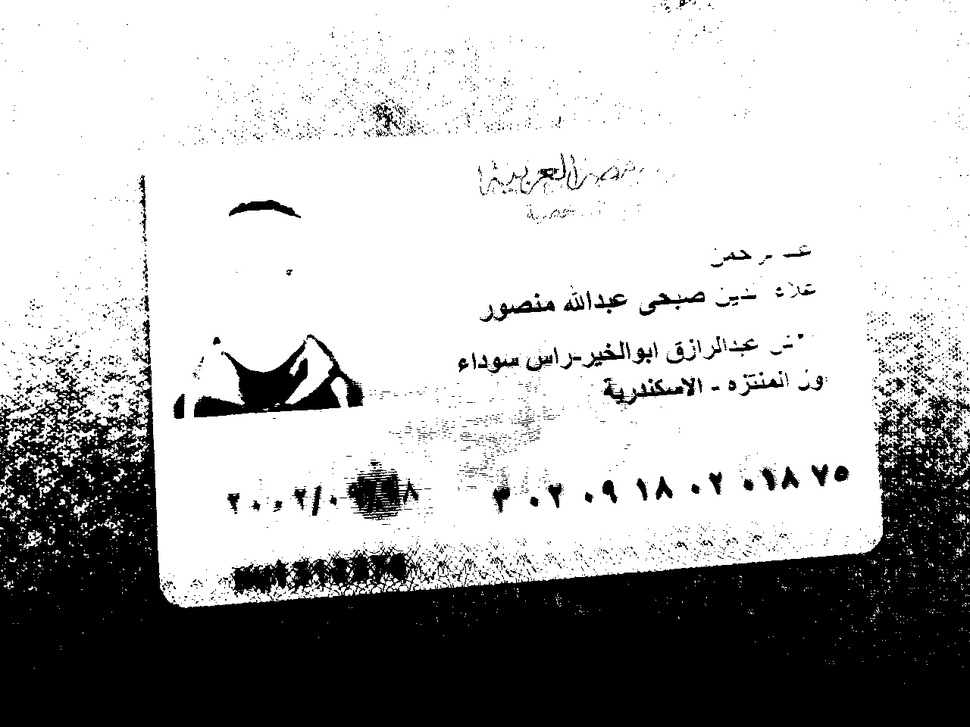
#> input picture ComputerVision/image_thres1.jpg, 970 x 727 px, shrunk from 1280 x 960 before the run
$ jupyter execute --allow-errors IDExpert.ipynb
#> lines starting #> are read from the running program, lines starting #| are printed output that depends on the picture; after the words box and inside, x2 and y2 are one past the last pixel; in counts of white or black regions, pixels touching at a corner belong together
[cell 1]
import pandas as pd
import cv2
import numpy as np
from os.path import exists
import matplotlib.pyplot as plt
import pytesseract

[cell 2]
pd.set_option('display.max_columns', None)
pd.set_option("colheader_justify", "right")

[cell 3]
def ReadingFile():
    read = False
    path = input(r"Please enter the path of the ID: ")
#> the answer given: image_thres1.jpg
    path = CheckExistence(path)
    while(not read):
        try:
            img = cv2.imread(path)
#> img is the input picture: shape (727, 970, 3); min 0, max 255, mean 180.6
            read = True
            return (img)
        except:
            path = input(r"Please enter a valid image file path: ")
            path = CheckExistence(path)
def CheckExistence(path):
    while(not exists(path)):
        path = input(r"Please enter a valid file path like 'Drive:\folder1\folder2\example.jpg': ")
    return path

[cell 4]
img = ReadingFile()

[cell 5]
plt.imshow(cv2.cvtColor(img,cv2.COLOR_BGR2RGB))

[cell 6]
gray = cv2.cvtColor(img, cv2.COLOR_BGR2GRAY)
kernel = np.ones((2,2))

ret, thresh = cv2.threshold(gray
                            , 127, 255
                            ,  cv2.THRESH_BINARY)
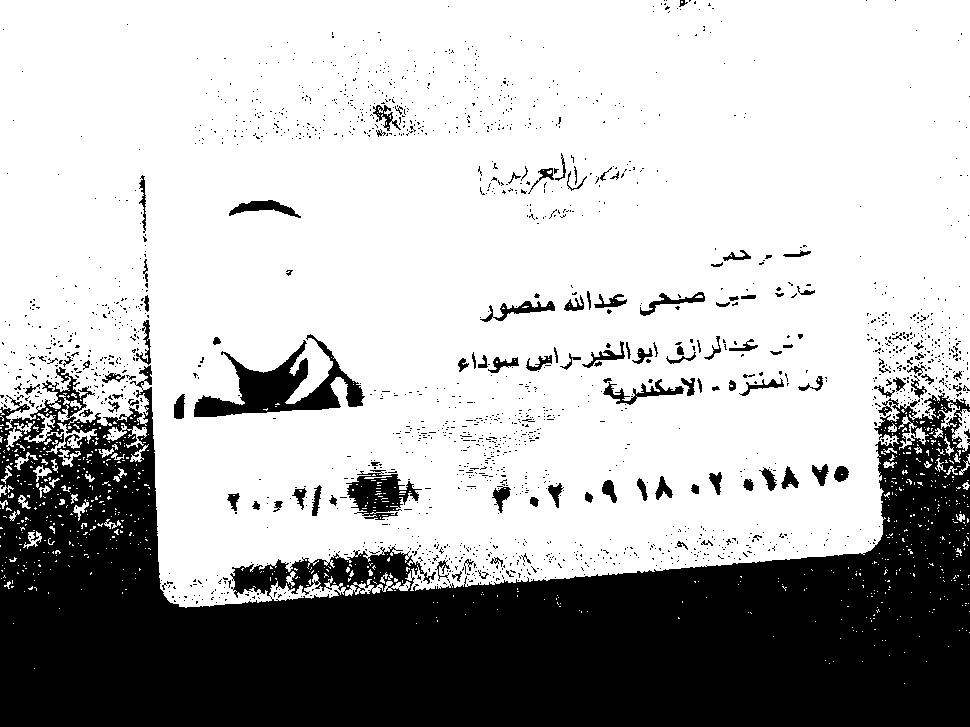
#> thresh: shape (727, 970); 71% white; 1832 black regions (1713 under 20 px), largest, box (x1, y1, x2, y2) and area: (0, 365, 970, 727) 182100, (194, 334, 365, 417) 5120, (346, 470, 422, 520) 1930

[cell 7]
laplacian = cv2.Laplacian(thresh, -1,ksize=7)
#> laplacian: shape (727, 970); 9.2% white; 1381 white regions (1015 under 20 px), largest, box (x1, y1, x2, y2) and area: (0, 365, 970, 611) 27777, (194, 334, 365, 417) 2733, (345, 470, 423, 521) 1427
OLaplacian =laplacian
laplacian = laplacian[int(laplacian.shape[0]/5):laplacian.shape[0]-int(laplacian.shape[1]/6), int(laplacian.shape[1]/3):laplacian.shape[1]]
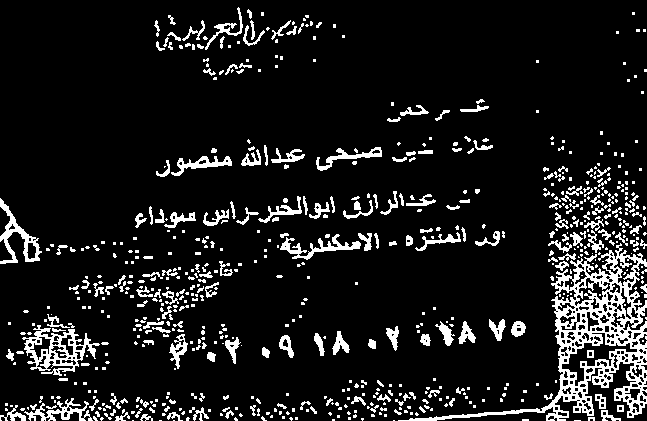
#> laplacian: shape (421, 647); 10.6% white; 699 white regions (488 under 20 px), largest, box (x1, y1, x2, y2) and area: (398, 243, 647, 421) 7850, (22, 325, 100, 376) 1427, (0, 198, 42, 264) 760

[cell 8]
rgb = cv2.cvtColor(laplacian, cv2.COLOR_BGR2RGB)
plt.imshow(rgb)
plt.show()

[cell 9]
pytesseract.pytesseract.tesseract_cmd = r"C:\Program Files\Tesseract-OCR\tesseract.exe"
#> (the rest of this cell did not finish here and is left out)

[cell 10]
laplacian = OLaplacian[OLaplacian.shape[0]-int(OLaplacian.shape[0]/3):OLaplacian.shape[0],int(OLaplacian.shape[1]/2):OLaplacian.shape[1]]
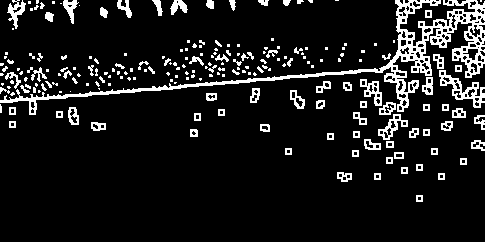
#> laplacian: shape (242, 485); 10.4% white in thin lines or dots, all inside (x1, y1, x2, y2) = (0, 0, 485, 202)
rgb = cv2.cvtColor(laplacian, cv2.COLOR_BGR2RGB)
plt.imshow(rgb)
plt.show()

#> (a cell that did not finish here is left out)

#> (a cell that did not finish here is left out)

#> (a cell that did not finish here is left out)

#> (a cell that did not finish here is left out)

[cell 15]
img = ReadingFile()
#> the answer given: 1.jpg
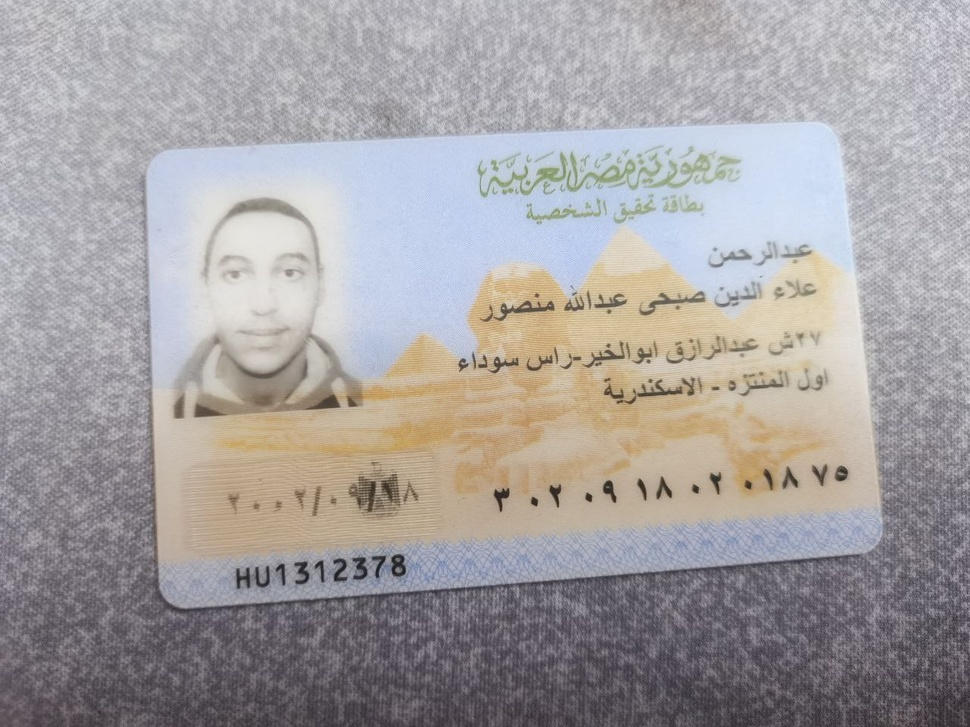
#> input picture ComputerVision/1.jpg, 970 x 727 px, shrunk from 1280 x 960 before the run
#> in ReadingFile, img is the input picture: shape (727, 970, 3); mean B, G, R 161.5, 160.8, 164.8

gray = cv2.cvtColor(img, cv2.COLOR_BGR2GRAY)
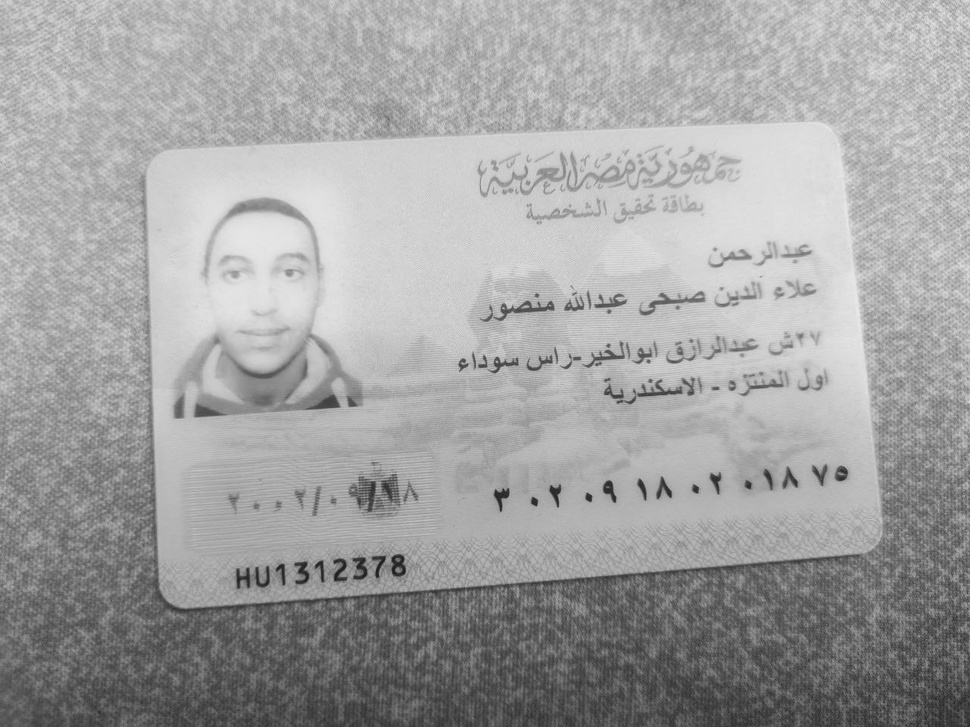
#> gray: shape (727, 970); min 27, max 235, mean 162.1
kernel = np.ones((2,2))

ret, thresh = cv2.threshold(gray
                            , 127, 255
                            ,  cv2.THRESH_BINARY)
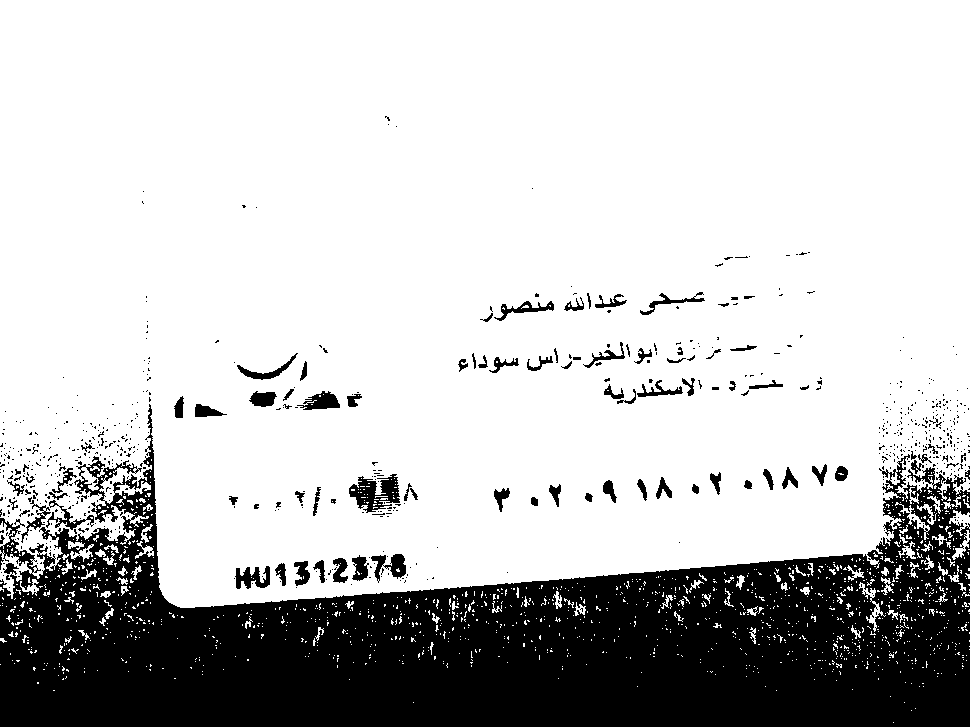
#> thresh: shape (727, 970); 77% white; 711 black regions (622 under 20 px), largest, box (x1, y1, x2, y2) and area: (0, 404, 970, 727) 149001, (349, 474, 400, 513) 1065, (371, 554, 406, 583) 480

laplacian = cv2.Laplacian(thresh, -1,ksize=7)
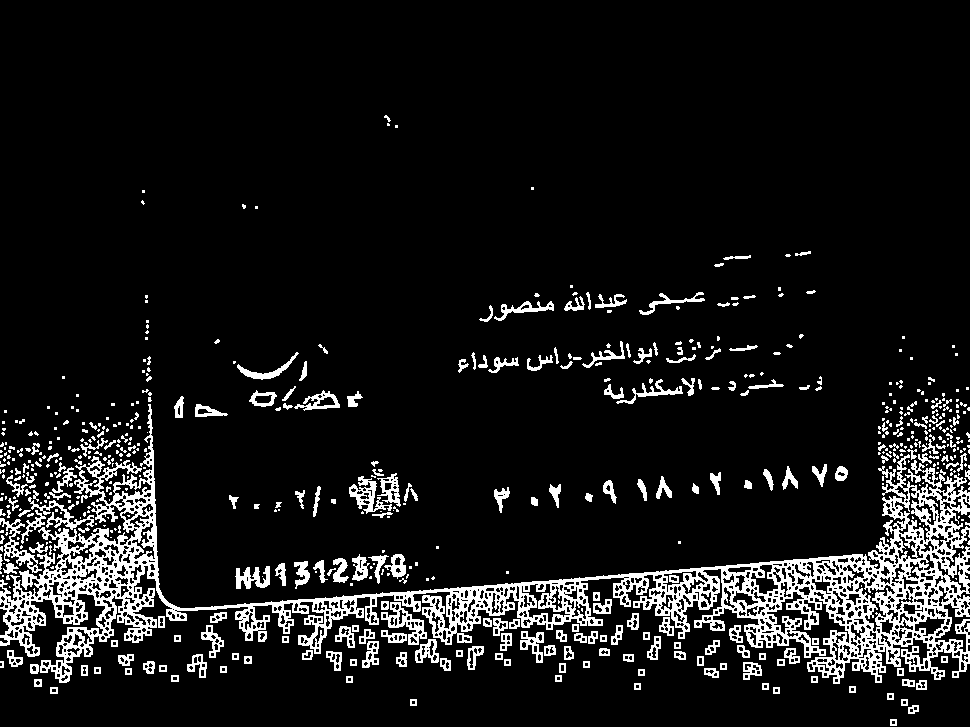
#> laplacian: shape (727, 970); 9.5% white; 625 white regions (378 under 20 px), largest, box (x1, y1, x2, y2) and area: (0, 404, 970, 684) 41322, (381, 602, 427, 645) 630, (349, 476, 392, 514) 577
OLaplacian =laplacian
laplacian = laplacian[int(laplacian.shape[0]/5):laplacian.shape[0]-int(laplacian.shape[1]/6), int(laplacian.shape[1]/3):laplacian.shape[1]]
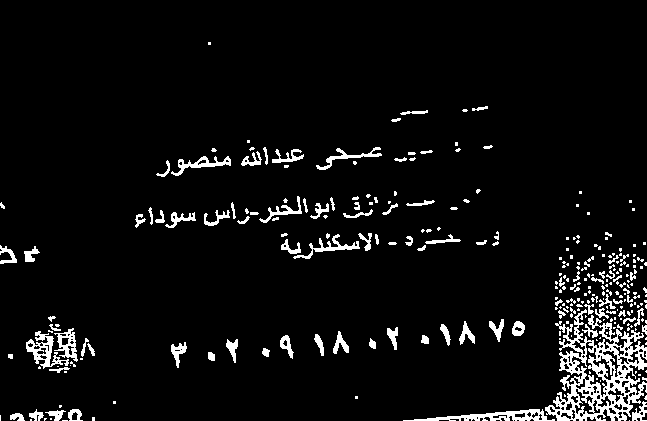
#> laplacian: shape (421, 647); 5.6% white; 284 white regions (185 under 20 px), largest, box (x1, y1, x2, y2) and area: (545, 309, 647, 421) 4605, (403, 409, 555, 421) 753, (26, 331, 69, 369) 577

rgb = cv2.cvtColor(laplacian, cv2.COLOR_BGR2RGB)
plt.imshow(rgb)
plt.show()

pytesseract.pytesseract.tesseract_cmd = r"C:\Program Files\Tesseract-OCR\tesseract.exe"
#> (the rest of this cell did not finish here and is left out)
